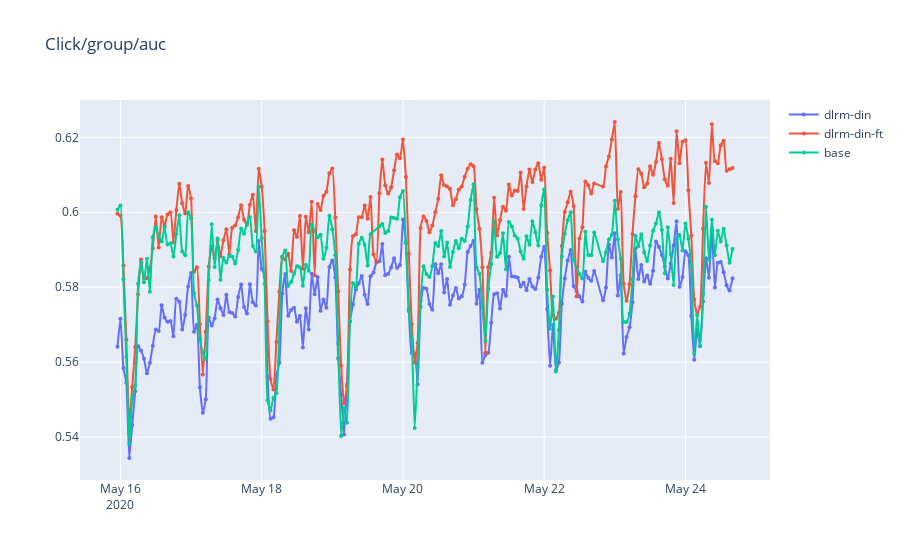
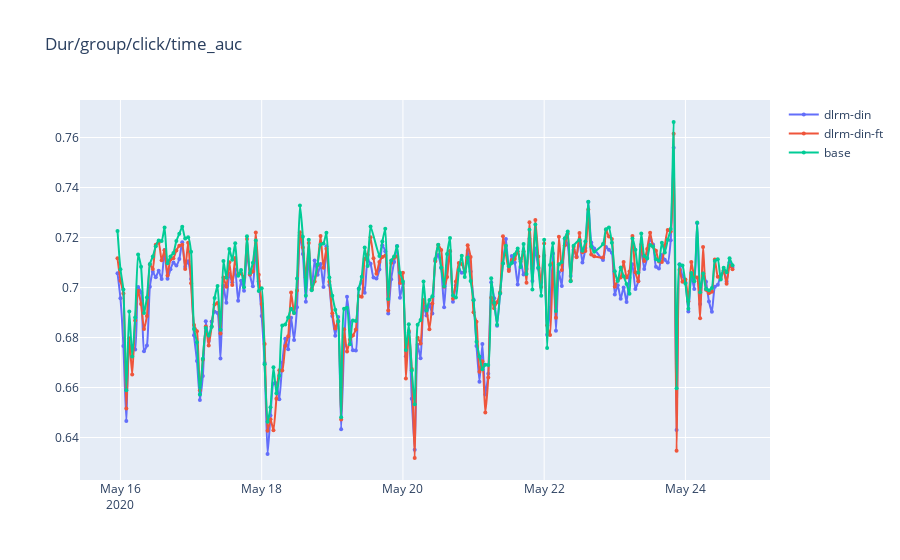
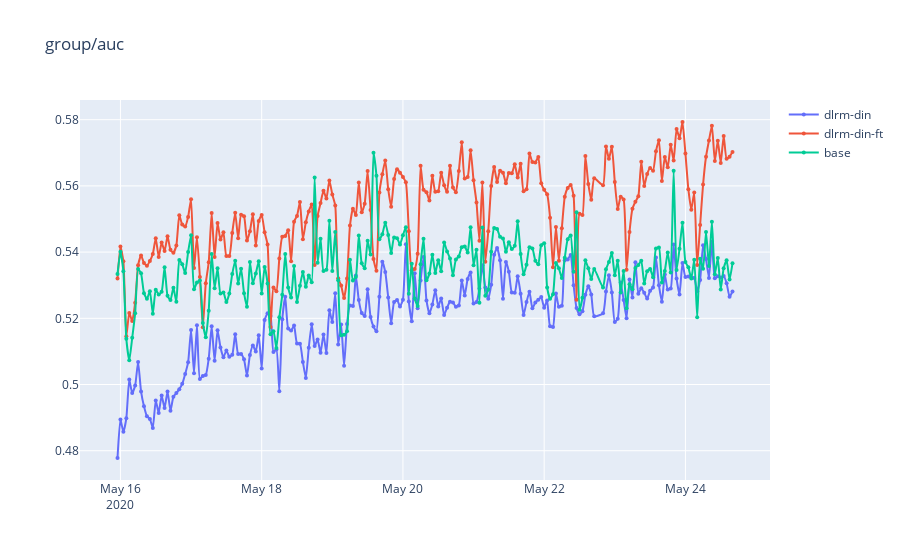
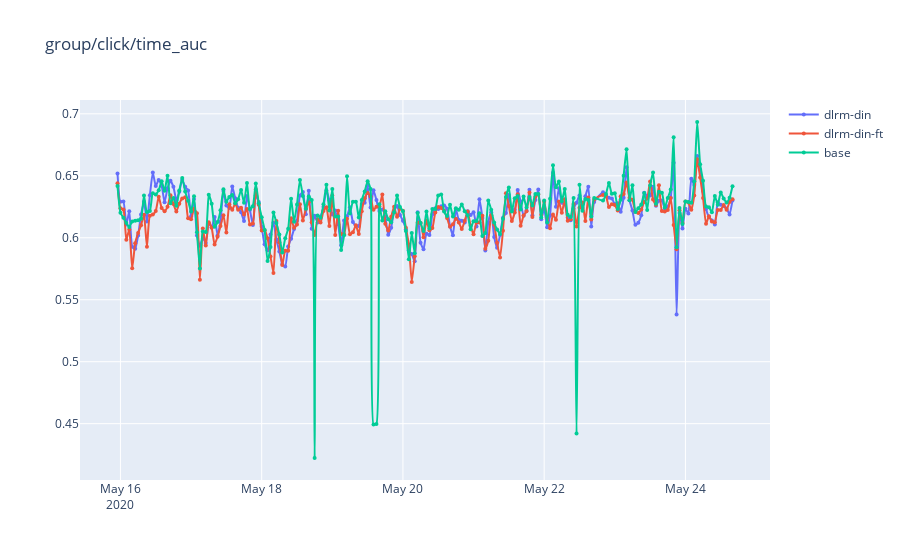

The notebook cell these images were saved under, in order:
### Code cell
dfs = []
m = {}
start_hour = 1e32
end_hour = -1
base_records = []
for dir in tqdm(glob.glob(f'{root}/*')):
  if os.path.isdir(dir):
    try:
      df = pd.read_csv(f'{dir}/metric_hours.csv')
      df = df[~df.hour.isnull()]
      df['hour'] = df['hour'].astype(int)
      df = df.groupby(df.hour, as_index=False).last().sort_values(by=['hour'])
      df = df.replace(0., np.NaN)
      name = os.path.basename(dir)
      name = name.replace('deeponly-', '')
      df['model'] = name
      df.name = name
      m[name] = df
      if 'timestamp' in df.columns:
        timestamps = df['timestamp'].values
        df['duration'] = [0, *((timestamps[1:] - timestamps[:-1]) / 60)]
      if len(df):
        dfs.append(df)
      else:
        print('empty df:', f'{dir}/metric_hours.csv')
      if df.hour.max() > end_hour:
        end_hour = df.hour.max()
      if df.hour.min() < start_hour:
        start_hour = df.hour.min()
      try:
        df_record = pd.read_csv(f'{dir}/base_metric_hours.csv')
        df_record = df_record.replace(0., np.NaN)
        base_records.append(df_record)
      except Exception:
        pass
    except Exception:
#       print(traceback.format_exc())
      continue
         
if len(base_records):
  df_base_records = pd.concat(base_records)
  df_base_records = df_base_records.groupby(df_base_records.hour, as_index=False).last().sort_values(by=['hour'])
  name = 'base'
  df_base_records['model'] = name
  df_base_records.name = name
  dfs.append(df_base_records)
  m[name] = df_base_records
    
# df_base_off['hour'] = df_base_off['hour'].astype(int)
# df_base_on['hour'] = df_base_on['hour'].astype(int)

# df_base_off_ = df_base_off[df_base_off.hour >= int(start_hour)][df_base_off.hour <= int(end_hour)]

# # df_base_ = df_base[df_base.hour >= start_hour]
# if len(df_base_off_):
#   name = 'baseline.off'
#   df_base_off['model'] = name
#   df_base_off.name = name
#   dfs.append(df_base_off)
#   m[name] = df_base_off
  
# df_base_on_ = df_base_on[df_base_on.hour >= int(start_hour)][df_base_on.hour <= int(end_hour)]
# # df_base_ = df_base[df_base.hour >= start_hour]
# if len(df_base_on_):
#   name = 'baseline.on'
#   df_base_on['model'] = name
#   df_base_on.name = name
#   dfs.append(df_base_on)
#   m[name] = df_base_on

for i in range(len(dfs)):
  df = dfs[i]
  name = df.name
#   print(i, name)
  df['sqrt/auc'] = (df['auc'] * df['click/time_auc']) ** 0.5
  df['group/sqrt/auc'] =  (df['group/auc'] * df['group/click/time_auc']) ** 0.5
  try:
    df['rmse'] = 1. - df['mse'] ** 0.5
    df['click/rmse'] = 1. - df['click/mse'] ** 0.5
    df['Dur/click/rmse'] = 1. - df['Dur/click/mse'] ** 0.5
  except Exception:
    pass
  dfs[i] = df
  m[name] = df
  
models = m.keys()

# models = [
#         'baseline', 'dlrm'
#          ]

print(models)

def is_ok(key):
#   if key in ['base', 'online', 'dlrm']:
#     return True
#   if 'hm' in key:
#     return True
#   return False
  return True

dfs_ = [m[key] for key in models if key in m.keys() if is_ok(key)]

# x = ['fm.finetune', 'old']
# dfs_ = [m[key] for key in x] + [m[key] for key in models if key not in x]
# # print(m.keys())

# group/auc is gauc using impression as weight, group/auc2 not using weight, just mean auc with / num_users
# so group/auc2 might more realted to read_ratio as it treat each user equally, hight group/auc2 means better
# performance on users with less impressions(and views)
metric_names = [
#   'stats/num_instances',  
  'Click/group/auc',
#   'Click/group/auc2',
  'Dur/group/click/time_auc',
  'group/auc',
  'group/click/time_auc',
#   'cold/group/auc', 'quality/group/auc', 
#   'auc', 'clickmids/auc', 'cold/auc', 'quality/auc',  
# #   'click/time_auc', 'cold/click/time_auc', 'quality/click/time_auc',
#   'cold/group/click/time_auc', 'quality/group/click/time_auc', 'click/rmse', 
#   'rcr_auc',
#   'ptime_auc',
#   'Click/group/auc',
#   'Click/group/auc2',
#   'Dur/group/click/time_auc',
#   'Dur/group/click/ndcg_dur',
#   'Dur/click/rmse',
# #   'Dur/click/time_auc',
#   'loss/click',
#   'loss/dur',
  'loss/l2',
#   'inv_rate',
#   'stats/num_instances',
]
# metric_names += [x for x in dfs_[0].columns if 'loss' in x or 'mse' in x or 'mae' in x]
# show(dfs_, metric_names, smoothing=0.5, limit=168, exclude='Click,Dur')

focus = True # focus means focus by the first model
# focus = False
focus_name = 'dlrm-din-ft'
smoothing= 0.
line(dfs_, x='hour', y=metric_names, smoothing=smoothing, focus=focus, focus_name=focus_name)

### Figure 1 — Plotly figure (JSON) as saved in the notebook; plotly's stock layout.template omitted (floating-point values rounded to 4 significant figures; data arrays with more than 128 entries replaced by an {"elided": "..."} marker saying what was removed)
{"data": [{"line": {"shape": "spline", "smoothing": 0.5}, "marker": {"size": 4}, "mode": "lines+markers", "name": "dlrm-din", "type": "scatter", "x": {"elided": "208 str values"}, "y": {"elided": "208 float values"}}, {"line": {"shape": "spline", "smoothing": 0.5}, "marker": {"size": 4}, "mode": "lines+markers", "name": "dlrm-din-ft", "type": "scatter", "x": {"elided": "208 str values"}, "y": {"elided": "208 float values"}}, {"line": {"shape": "spline", "smoothing": 0.5}, "marker": {"size": 4}, "mode": "lines+markers", "name": "base", "type": "scatter", "x": {"elided": "204 str values"}, "y": {"elided": "204 float values"}}], "layout": {"hovermode": "x", "title": {"text": "Click/group/auc"}, "xaxis": {"type": "date"}}}

### Figure 2 — Plotly figure (JSON) as saved in the notebook; plotly's stock layout.template omitted (floating-point values rounded to 4 significant figures; data arrays with more than 128 entries replaced by an {"elided": "..."} marker saying what was removed)
{"data": [{"line": {"shape": "spline", "smoothing": 0.5}, "marker": {"size": 4}, "mode": "lines+markers", "name": "dlrm-din", "type": "scatter", "x": {"elided": "208 str values"}, "y": {"elided": "208 float values"}}, {"line": {"shape": "spline", "smoothing": 0.5}, "marker": {"size": 4}, "mode": "lines+markers", "name": "dlrm-din-ft", "type": "scatter", "x": {"elided": "208 str values"}, "y": {"elided": "208 float values"}}, {"line": {"shape": "spline", "smoothing": 0.5}, "marker": {"size": 4}, "mode": "lines+markers", "name": "base", "type": "scatter", "x": {"elided": "204 str values"}, "y": {"elided": "204 float values"}}], "layout": {"hovermode": "x", "title": {"text": "Dur/group/click/time_auc"}, "xaxis": {"type": "date"}}}

### Figure 3 — Plotly figure (JSON) as saved in the notebook; plotly's stock layout.template omitted (floating-point values rounded to 4 significant figures; data arrays with more than 128 entries replaced by an {"elided": "..."} marker saying what was removed)
{"data": [{"line": {"shape": "spline", "smoothing": 0.5}, "marker": {"size": 4}, "mode": "lines+markers", "name": "dlrm-din", "type": "scatter", "x": {"elided": "208 str values"}, "y": {"elided": "208 float values"}}, {"line": {"shape": "spline", "smoothing": 0.5}, "marker": {"size": 4}, "mode": "lines+markers", "name": "dlrm-din-ft", "type": "scatter", "x": {"elided": "208 str values"}, "y": {"elided": "208 float values"}}, {"line": {"shape": "spline", "smoothing": 0.5}, "marker": {"size": 4}, "mode": "lines+markers", "name": "base", "type": "scatter", "x": {"elided": "208 str values"}, "y": {"elided": "208 float values"}}], "layout": {"hovermode": "x", "title": {"text": "group/auc"}, "xaxis": {"type": "date"}}}

### Figure 4 — Plotly figure (JSON) as saved in the notebook; plotly's stock layout.template omitted (floating-point values rounded to 4 significant figures; data arrays with more than 128 entries replaced by an {"elided": "..."} marker saying what was removed)
{"data": [{"line": {"shape": "spline", "smoothing": 0.5}, "marker": {"size": 4}, "mode": "lines+markers", "name": "dlrm-din", "type": "scatter", "x": {"elided": "208 str values"}, "y": {"elided": "208 float values"}}, {"line": {"shape": "spline", "smoothing": 0.5}, "marker": {"size": 4}, "mode": "lines+markers", "name": "dlrm-din-ft", "type": "scatter", "x": {"elided": "208 str values"}, "y": {"elided": "208 float values"}}, {"line": {"shape": "spline", "smoothing": 0.5}, "marker": {"size": 4}, "mode": "lines+markers", "name": "base", "type": "scatter", "x": {"elided": "208 str values"}, "y": {"elided": "208 float values"}}], "layout": {"hovermode": "x", "title": {"text": "group/click/time_auc"}, "xaxis": {"type": "date"}}}
